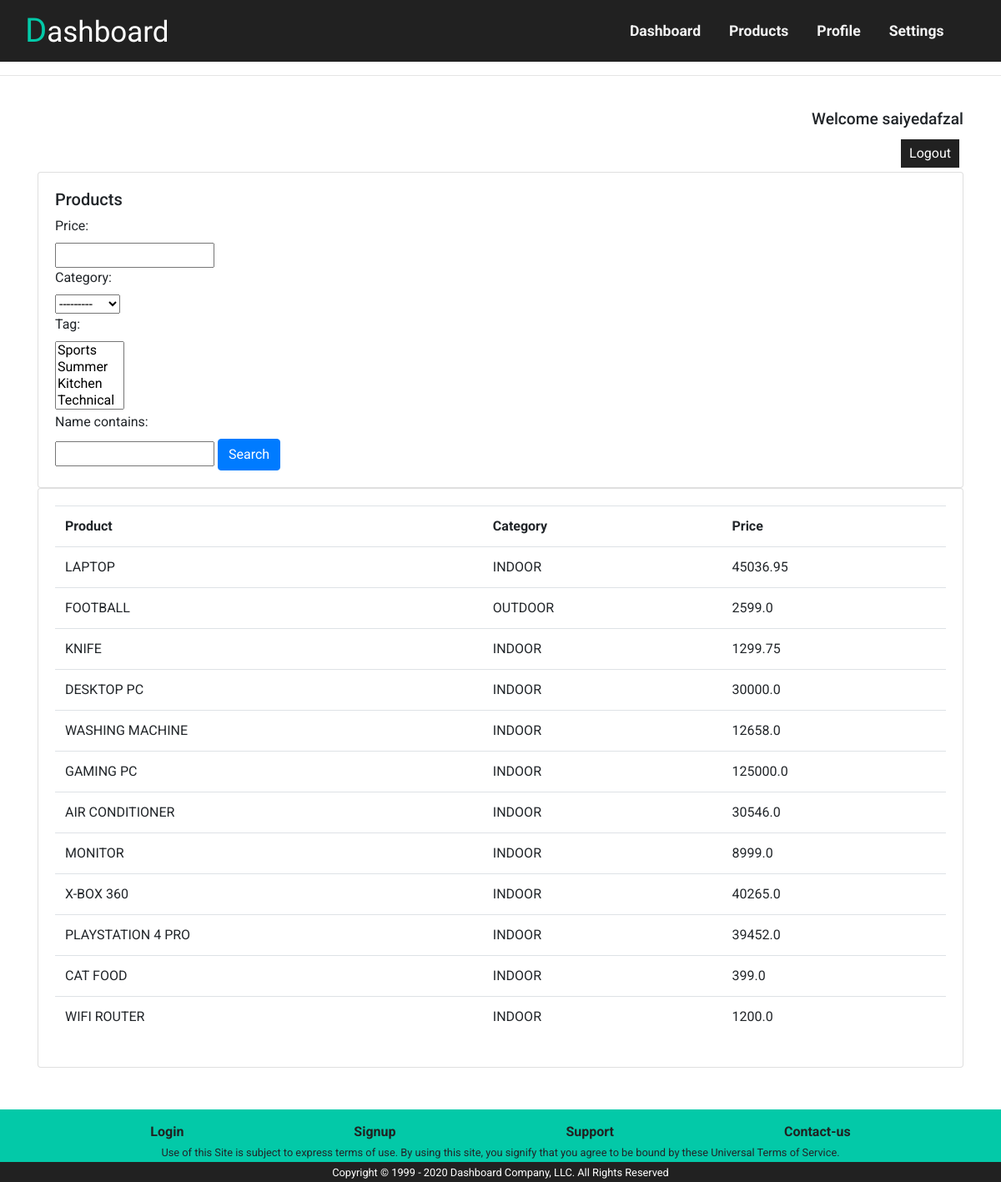
Screenshot of /products/ (signed in) with the database file from the repository.
### accounts/models.py (models this page shows, shortened)
class Tag(models.Model):
    name = models.CharField(max_length=200, null=True)
    def __str__(self):
        return self.name

class Products(models.Model):
    CATAGORY_CHOISE = (('outdoor', 'outdoor'),('indoor', 'indoor'))
    name = models.CharField(max_length=200, null=True)
    price = models.FloatField()
    category = models.CharField(max_length=200, choices=CATAGORY_CHOISE)
    description = models.CharField(max_length=300, null=True, blank=True)
    date_created = models.DateTimeField(auto_now_add=True, null=True)
    tag = models.ManyToManyField(Tag)

### accounts/views.py (the view)
# urls.py: path('products/', views.get_products, name='products'),
@login_required(login_url='login')
def get_products(request):
    products = Products.objects.all()
    Product_filter = ProductFilter(request.GET, queryset=products) # This Will Filter products based on request.GET if there is filter data submited through form
    context = {'Product_filter': Product_filter}                    # if no filter field is selected it wont filter anything from queryset you can access filtered data using
    return render(request, 'accounts/products/products.html', context)# Product_filter.qs

### accounts/templates/accounts/products/products.html (shortened to what this page needs)
{% extends 'accounts/main.html' %}
{% load static %}
    {% block cssfile %}
    <link rel="stylesheet" type="text/css" href="{% static '/css/products.css' %}">
    {% endblock %}
{% block content %}
<br>
<div class="login-mssg">
    <h3>Welcome {{request.user}}</h3>
    <a class="logout-button" href="{% url 'logout' %}">Logout</a>
</div>
<div class="row">
    <div class="col-md">
        <div class="card card-body">
            <h5>Products</h5>
            <form method="get">
                {{Product_filter.form}}
		    <button class="btn btn-primary" type="submit">Search</button>
		  </form>
        </div>
        <div class="card card-body">
            <table class="table">
                <tr>
                    <th>Product</th>
                    <th>Category</th>
                    <th>Price</th>
                </tr>
                {% for product in Product_filter.qs %}
                <tr>
                    <td>{{product.name.upper}}</td>
                    <td>{{product.category.upper}}</td>
                    <td>{{product.price}}</td>
                </tr>
                {% endfor %}
            </table>
        </div>
    </div>
</div>
{% endblock %}

### statics/css/shared.css (style rules this page uses)
* { box-sizing: border-box; }
body { font-family: 'Roboto', sans-serif; margin: 0; }
.login-mssg { text-align: right; }
.login-mssg h3 { font-size: 1.2rem; }
.logout-button { text-decoration: none; display: inline-block; padding: 5px 10px; background: #212121; color: white; margin: 5px; }

### statics/css/products.css (style rules this page uses)
.card-body form label { display: block; }

### rows the page displays
Products: name "LAPTOP", category "INDOOR", price "45036.95"
Products: name "FOOTBALL", category "OUTDOOR", price "2599.0"
Products: name "KNIFE", category "INDOOR", price "1299.75"
Products: name "DESKTOP PC", category "INDOOR", price "30000.0"
Products: name "WASHING MACHINE", category "INDOOR", price "12658.0"
Products: name "GAMING PC", category "INDOOR", price "125000.0"
Products: name "AIR CONDITIONER", category "INDOOR", price "30546.0"
Products: name "MONITOR", category "INDOOR", price "8999.0"
Products: name "X-BOX 360", category "INDOOR", price "40265.0"
Products: name "PLAYSTATION 4 PRO", category "INDOOR", price "39452.0"
Products: name "CAT FOOD", category "INDOOR", price "399.0"
Products: name "WIFI ROUTER", category "INDOOR", price "1200.0"

### other values shown
{{ request.user }} "saiyedafzal"
